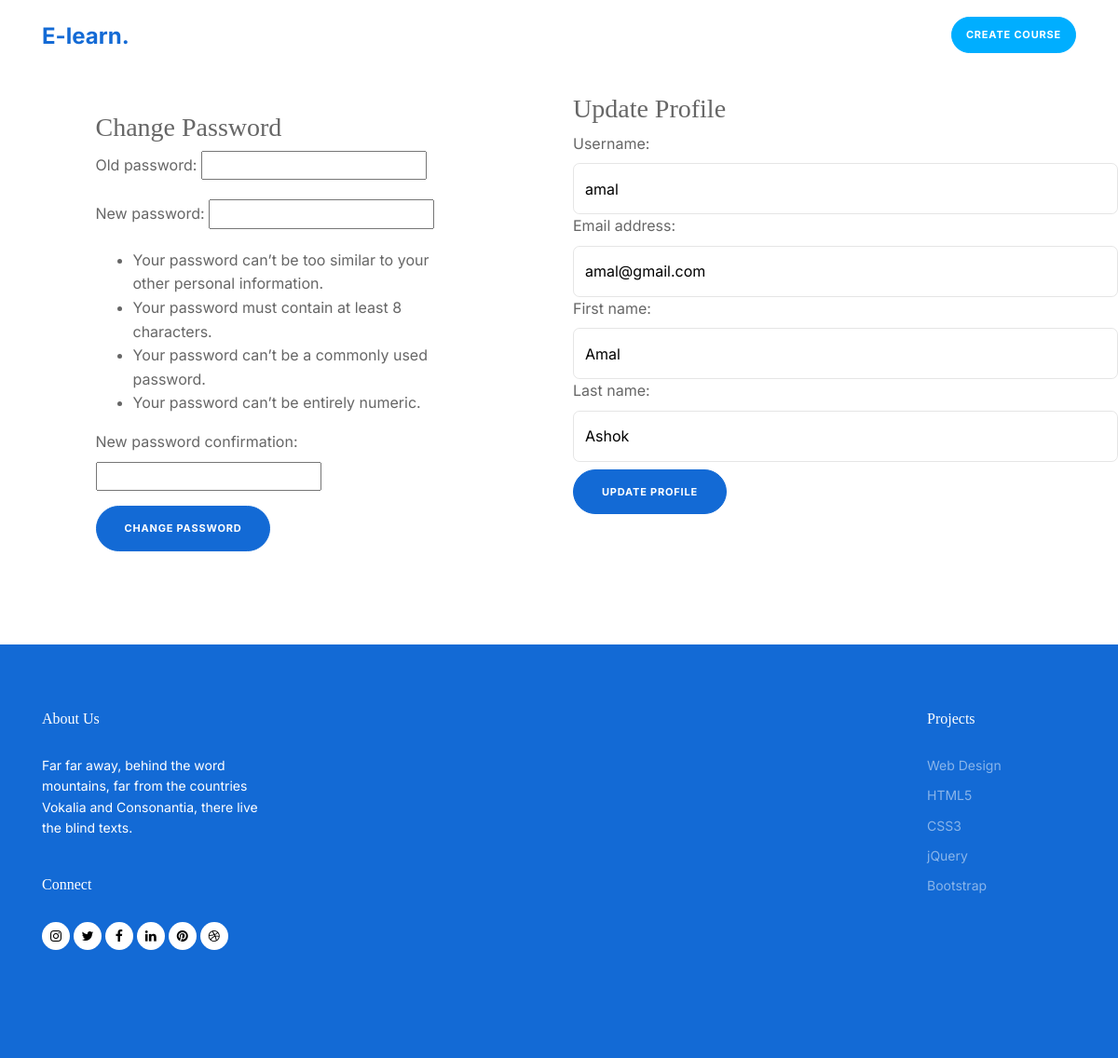
Screenshot of /profile/update/ (signed in) with the database file from the repository.
### core/models.py (models this page shows, shortened)
class CustomUser(AbstractUser):
    ROLE_CHOICES = [
        ('instructor', 'Instructor'),
        ('student', 'Student'),
        ('admin','Admin'),
    ]
    role = models.CharField(max_length=20, choices=ROLE_CHOICES, default='student')
    is_active = models.BooleanField(default=True)
    groups = models.ManyToManyField(
        Group,
        related_name='customuser_set',
        blank=True,
        help_text='The groups this user belongs to.',
        verbose_name='groups',
    )
    user_permissions = models.ManyToManyField(
        Permission,
        related_name='customuser_set',
        blank=True,
        help_text='Specific permissions for this user.',
        verbose_name='user permissions',
    )

### student/views.py (the view, shortened to what this page needs)
# urls.py: path('profile/update/', ProfileAndPasswordUpdateView.as_view(), name='profile_update'),
class ProfileAndPasswordUpdateView(View):
    def get(self, request, *args, **kwargs):
        profile_form = ProfileUpdateForm(instance=request.user)
        password_form = CustomPasswordChangeForm(user=request.user)
        return render(request, 'profile_update.html', {
            'profile_form': profile_form,
            'password_form': password_form,
        })

### student/forms.py
class ProfileUpdateForm(forms.ModelForm):
    class Meta:
        model = CustomUser
        fields = ['username', 'email', 'first_name', 'last_name']
        widgets = {
            'username': forms.TextInput(attrs={'class': 'form-control'}),
            'email': forms.EmailInput(attrs={'class': 'form-control'}),
            'first_name': forms.TextInput(attrs={'class': 'form-control'}),
            'last_name': forms.TextInput(attrs={'class': 'form-control'}),
        }

class CustomPasswordChangeForm(PasswordChangeForm):
    class Meta:
        model = CustomUser
        fields = ['old_password', 'new_password1', 'new_password2']
        widgets = {
            'old_password': forms.PasswordInput(attrs={'class': 'form-control'}),
            'new_password1': forms.PasswordInput(attrs={'class': 'form-control'}),
            'new_password2': forms.PasswordInput(attrs={'class': 'form-control'}),
        }

### student/templates/profile_update.html (shortened to what this page needs)
{% extends "base1.html" %}
{% block body_block %}
<div class="untree_co-section">
  <div class="row justify-content-space-between">
    <div class="container col-lg-4">
      <form method="post" style="margin-top: 20px;">
        <h3>Change Password</h3>
        {{ password_form.as_p }}
        <button type="submit" class="btn btn-primary">Change Password</button>
      </form>
    </div>
    <div class="col-lg-6">
      <form method="post">
        <h3>Update Profile</h3>
        {%for form in profile_form%}
          {{form.label_tag}}
          {{form}}
        {%endfor%}
        <button type="submit" name="update_profile" class="btn btn-primary mt-2">Update Profile</button>
      </form>
    </div>
  </div>
</div>
{% endblock %}

### instructor/static/instructor/css/style.css (style rules this page uses)
body { font-family: "Inter", sans-serif; line-height: 1.6; background-color: #ffffff; overflow-x: hidden; font-size: 16px; color: #666; }
body:before { content: ""; position: fixed; top: 0; left: 0; z-index: 99; right: 0; bottom: 0; background: rgba(0, 0, 0, 0.2); opacity: 0; visibility: hidden; -webkit-transition: .3s all ease; -o-transition: .3s all ease; transition: .3s all ease; }
h1, .h1, h2, .h2, h3, .h3, h4, .h4 { font-family: "Display Playfair", serif; color: #black; }
.btn { padding-top: 15px; padding-bottom: 15px; padding-left: 30px; padding-right: 30px; border-radius: 30px; font-size: 11px; text-transform: uppercase; font-weight: 700; letter-spacing: .05rem; }
.btn.btn-primary { background: #136ad5; border-color: #136ad5; }
.form-control, .custom-select { border: none; font-size: 16px; height: 55px; background: transparent; border: 1px solid rgba(0, 0, 0, 0.1); border-radius: 7px; color: #000000; }
.untree_co-section { padding: 100px 0; position: relative; }

### rows the page displays
CustomUser: profile_form "amal" "amal@gmail.com" "Amal" "Ashok"
